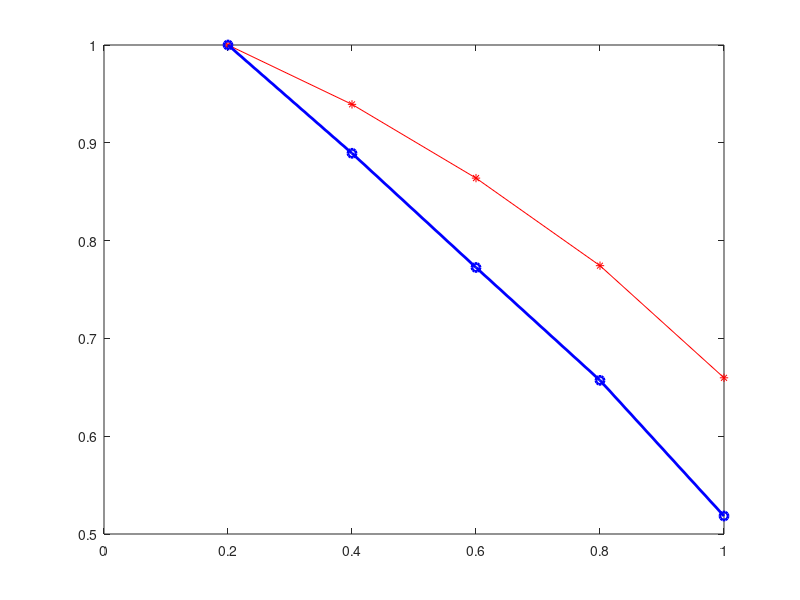

Reproduce this figure in MATLAB.

p1 = [1, 0.943999612135071, 0.866013191831751, 0.784363001849340, 0.667086253035418];
r1 = [0.200000000000000, 0.400000000000000, 0.600000000000000, 0.800000000000000, 1];

p2 = [1, 0.934914449960158, 0.869130523296681, 0.787585943281924, 0.665183040199789];
r2 = [0.200000000000000, 0.400000000000000, 0.600000000000000, 0.800000000000000, 1];

p3 = [1, 0.937030931609153, 0.868050855645340, 0.781271040820086, 0.682668874025885];
r3 = [0.200000000000000, 0.400000000000000, 0.600000000000000, 0.800000000000000, 1];

p4 = [1, 0.932329771791587, 0.854463530843670, 0.768896558917933, 0.652521947191297];
r4 = [0.200000000000000, 0.400000000000000, 0.600000000000000, 0.800000000000000, 1];

p5 = [1, 0.940618509315511, 0.866350395312385,0.780465699138308,0.682928188625737];
r5 = [0.200000000000000, 0.400000000000000, 0.600000000000000, 0.800000000000000, 1];

p6 = [1, 0.944939011584515,0.866070188776246,0.759383289530969,0.637421315369766];
r6 = [0.200000000000000, 0.400000000000000, 0.600000000000000, 0.800000000000000, 1];

p7 = [1, 0.938202599342442,0.853094156230342,0.773851011268969,0.648296974254116];
r7 = [0.200000000000000, 0.400000000000000, 0.600000000000000, 0.800000000000000, 1];

p8 = [1, 0.942916922586901,0.864565808546532,0.778311417270142,0.662355067674765];
r8 = [0.200000000000000, 0.400000000000000, 0.600000000000000, 0.800000000000000, 1];

p9 = [1, 0.926320337049430,0.853686132041277,0.742502886791502,0.637941294586826];
r9 = [0.200000000000000, 0.400000000000000, 0.600000000000000, 0.800000000000000, 1];

p10 = [1,0.951882464445235,0.877640190737674,0.786962362848727,0.660730851785222];
r10 = [0.200000000000000, 0.400000000000000, 0.600000000000000, 0.800000000000000, 1];

p = [p1;p2;p3;p4;p5;p6;p7;p8;p9;p10];
r = [r1;r2;r3;r4;r5;r6;r7;r8;r9;r10];

mP = mean(p); 
mR = mean(r);
% plot(mR,mP);
% title('Precision x Recall - LBP');
% title('Precision x Recall - GLCM');
% title('Precision x Recall - Complex Coordinates');
% ylabel('precision'); 
% xlabel('recall');
area = trapz(mR, mP);
% ------------------------ 


glcmp1 = [1,0.882075650827714,0.788135059570052,0.682198668469427,0.529994755419413];
glcmr1 = [0.200000000000000, 0.400000000000000, 0.600000000000000, 0.800000000000000, 1];
glcmp2 = [1,0.882242475280133,0.777009780623070,0.640635548331982,0.523277976337457];
glcmr2 = [0.200000000000000, 0.400000000000000, 0.600000000000000, 0.800000000000000, 1];
glcmp3 = [1,0.887485082207494,0.772021845118071,0.651202239246649,0.514489931081873];
glcmr3 = [0.200000000000000, 0.400000000000000, 0.600000000000000, 0.800000000000000, 1];
glcmp4 = [1,0.885505570851870,0.770879467931291,0.668142940614173,0.517236246644242];
glcmr4 = [0.200000000000000, 0.400000000000000, 0.600000000000000, 0.800000000000000, 1];
glcmp5 = [1,0.899260600325339,0.780250306881145,0.679531681361415,0.550974208844856];
glcmr5 = [0.200000000000000, 0.400000000000000, 0.600000000000000, 0.800000000000000, 1];
glcmp6 = [1,0.893575926405256,0.768447790929462,0.656906798118923,0.515052582470213];
glcmr6 = [0.200000000000000, 0.400000000000000, 0.600000000000000, 0.800000000000000, 1];
glcmp7 = [1,0.894801097745745,0.786734227447496,0.661329937872522,0.521233544018673];
glcmr7 = [0.200000000000000, 0.400000000000000, 0.600000000000000, 0.800000000000000, 1];
glcmp8 = [1,0.905031994011035,0.779167536189691,0.651449388124727,0.526200541433088];
glcmr8 = [0.200000000000000, 0.400000000000000, 0.600000000000000, 0.800000000000000, 1];
glcmp9 = [1,0.884051071201805,0.743532975157382,0.634590840784609,0.474818673560606];
glcmr9 = [0.200000000000000, 0.400000000000000, 0.600000000000000, 0.800000000000000, 1];
glcmp10 = [1,0.878754893889253,0.759078630300955,0.645143578059785,0.510588832406699];
glcmr10 = [0.200000000000000, 0.400000000000000, 0.600000000000000, 0.800000000000000, 1];

pGLCM = [glcmp1;glcmp2;glcmp3;glcmp4;glcmp5;glcmp6;glcmp7;glcmp8;glcmp9;glcmp10];
rGLCM = [glcmr1;glcmr2;glcmr3;glcmr4;glcmr5;glcmr6;glcmr7;glcmr8;glcmr9;glcmr10];

mPglcm = mean(pGLCM); 
mRglcm = mean(rGLCM);
plot(mRglcm,mPglcm);
% title('Precision x Recall - LBP');
% title('Precision x Recall - GLCM');
% title('Precision x Recall - Complex Coordinates');
ylabel('precision'); 
xlabel('recall');
areaGLCM = trapz(mRglcm, mPglcm);

% ------------------------ 
ylabel('precision'); 
xlabel('recall');
% figure
title('Precision x Recall');
%red --> LBP 
%blue --> GLCM
plot(mR,mP,'r-*',mRglcm,mPglcm,'b-o', 'LineWidth',2); 